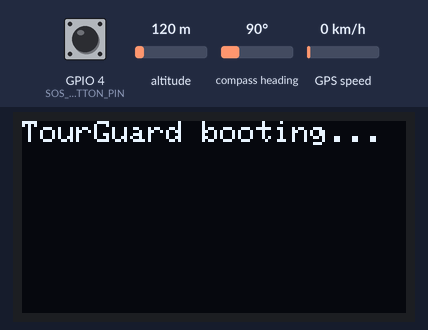
This sketch was run on a simulated ESP32. Shown: 128×64 one-colour display. The inputs (shaded band) are chosen by the test bench; at power-on: GPIO 4 (SOS_BUTTON_PIN) HIGH, altitude 120 m, compass heading 90°, GPS speed 0 km/h. WiFi joins after 1.5 s; servers stay silent unless stated; uploads are accepted with an empty reply; the GPS gets a fix after 3 s at 37.7749, -122.4194 with 8 satellites; nothing arrives over Bluetooth unless stated; what the sketch prints to the serial monitor is not drawn.

Above: at 2.7 s.
2.8 s: GPIO 4 (SOS_BUTTON_PIN) pulled LOW for 0.15 s
At 3.3 s:
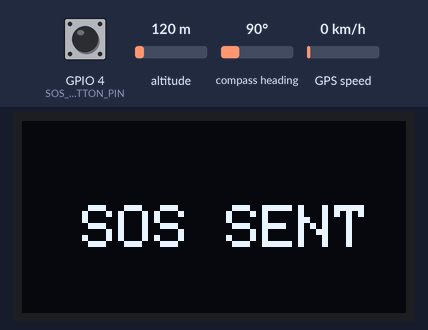
4.4 s: GPIO 4 (SOS_BUTTON_PIN) pulled LOW for 1 s
At 21.4 s:
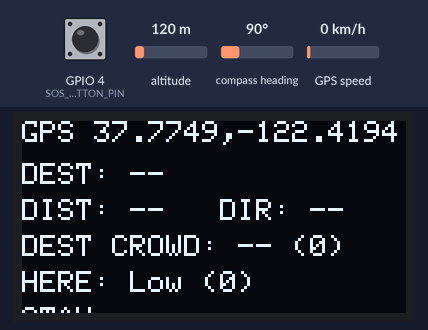
Timing chart, 0 to 21.7 s (numbered marks = the images above; inputs shaded):
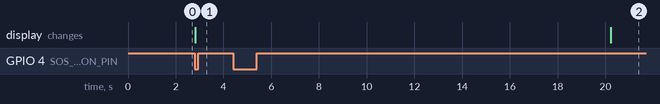

Measured:
- after the input at 2.8 s, the display: changes at once (image 1)

The sketch:

crowd_detection.ino
```cpp
/*
  TourGuard - Wearable Tourist Unit firmware (prototype)
  Board: ESP32 (WROOM-32)

  What this sketch does
  ----------------------
  1. Scans BLE advertisements to estimate how crowded the current /
     destination site is, using a de-duplicated, RSSI-filtered, moving-
     average count (not a raw "devices seen" number, which is noisy).
  2. Reads GPS (NEO-6M via TinyGPS++) and computes distance + compass
     bearing to a chosen destination.
  3. Drives an SSD1306 OLED showing: current position, destination,
     distance/direction, live crowd level, and a suggested nearby stay.
  4. Reports crowd counts to the backend (POST /api/crowd/:spotId) and
     pulls route + hotel-suggestion data from it (GET /api/route,
     GET /api/hotels/nearby) over WiFi/HTTP for this prototype.
  5. Handles a physical SOS button that POSTs current GPS to /api/sos.

  Production note
  ----------------
  The system architecture calls for BLE (short range) + LoRa (long
  range, off-grid) + GSM (cellular SOS fallback), not WiFi. WiFi is used
  here only because it is the fastest way to talk to a laptop-hosted
  Node backend during prototyping. To move to production:
    - Replace the WiFiClient/HTTPClient calls below with either
        a) a LoRa (SX1276 + RadioHead library) packet to the nearest
           fixed node, which forwards to the gateway, OR
        b) a SIM800L/SIM7600 GSM module using AT commands / TinyGSM,
           for direct cellular SOS when no mesh node is in range.
    - The BLE scanning + OLED logic below does not change either way;
      only the transport used to reach the backend changes.

  Required libraries (Arduino Library Manager)
  ----------------------------------------------
    - Adafruit SSD1306
    - Adafruit GFX Library
    - TinyGPSPlus (by Mikal Hart)
    - ArduinoJson (by Benoit Blanchon)
    - ESP32 BLE Arduino (bundled with the ESP32 board package)

  Wiring (typical)
  ------------------
    OLED SSD1306 (I2C):   SDA -> GPIO21, SCL -> GPIO22, VCC -> 3V3, GND -> GND
    NEO-6M GPS (UART):    TX -> GPIO16 (RX2), RX -> GPIO17 (TX2)
    SOS push button:      one leg -> GPIO4, other leg -> GND (uses internal pull-up)
*/

#include <WiFi.h>
#include <HTTPClient.h>
#include <ArduinoJson.h>
#include <Wire.h>
#include <Adafruit_GFX.h>
#include <Adafruit_SSD1306.h>
#include <TinyGPSPlus.h>
#include <BLEDevice.h>
#include <BLEScan.h>
#include <BLEAdvertisedDevice.h>
#include <set>

// ---------------------------------------------------------------------
// USER CONFIG - edit these for your setup
// ---------------------------------------------------------------------
const char* WIFI_SSID     = "YOUR_WIFI_SSID";
const char* WIFI_PASSWORD = "YOUR_WIFI_PASSWORD";
const char* BACKEND_HOST  = "http://192.168.1.100:3000";   // TourGuard backend base URL

// This unit's home site id (used when reporting crowd counts for the spot
// this fixed/wearable node is currently sitting at) and the destination
// the tourist has selected (used for route + destination-crowd lookups).
const char* THIS_SITE_ID   = "spot_market";
const char* DESTINATION_ID = "spot_fort";

// ---------------------------------------------------------------------
// Pins
// ---------------------------------------------------------------------
#define OLED_SDA      21
#define OLED_SCL      22
#define GPS_RX_PIN    16   // ESP32 RX2 <- GPS TX
#define GPS_TX_PIN    17   // ESP32 TX2 -> GPS RX
#define SOS_BUTTON_PIN 4

#define SCREEN_WIDTH  128
#define SCREEN_HEIGHT 64
#define OLED_RESET    -1
#define OLED_ADDR     0x3C

Adafruit_SSD1306 display(SCREEN_WIDTH, SCREEN_HEIGHT, &Wire, OLED_RESET);
TinyGPSPlus gps;
HardwareSerial GPSSerial(2);

// ---------------------------------------------------------------------
// BLE crowd-detection state
// ---------------------------------------------------------------------
// Design notes (the "better algorithm" requested):
//   - De-duplicate by MAC address during a scan window, instead of
//     counting every advertisement packet (one device sends many).
//   - Filter by RSSI so only devices within ~15-20m are counted, which
//     keeps a busy road out of a monument's crowd count.
//   - Keep a short moving average across scan cycles so one noisy scan
//     doesn't flip the displayed crowd level back and forth.
const int8_t   RSSI_PROXIMITY_THRESHOLD = -75;   // dBm; closer to 0 = closer device
const uint32_t BLE_SCAN_WINDOW_SEC      = 5;
const uint8_t  MOVING_AVERAGE_WINDOW    = 3;

std::set<std::string> uniqueDevicesThisScan;
uint16_t movingAverageBuffer[MOVING_AVERAGE_WINDOW] = {0, 0, 0};
uint8_t  movingAverageIndex = 0;
uint16_t smoothedDeviceCount = 0;

class CrowdScanCallback : public BLEAdvertisedDeviceCallbacks {
  void onResult(BLEAdvertisedDevice advertisedDevice) override {
    if (advertisedDevice.getRSSI() >= RSSI_PROXIMITY_THRESHOLD) {
      uniqueDevicesThisScan.insert(advertisedDevice.getAddress().toString());
    }
  }
};

BLEScan* bleScan;

uint16_t runBleCrowdScan() {
  uniqueDevicesThisScan.clear();
  bleScan->start(BLE_SCAN_WINDOW_SEC, false);
  bleScan->clearResults();

  uint16_t rawCount = uniqueDevicesThisScan.size();

  // update moving average
  movingAverageBuffer[movingAverageIndex] = rawCount;
  movingAverageIndex = (movingAverageIndex + 1) % MOVING_AVERAGE_WINDOW;
  uint32_t sum = 0;
  for (uint8_t i = 0; i < MOVING_AVERAGE_WINDOW; i++) sum += movingAverageBuffer[i];
  smoothedDeviceCount = sum / MOVING_AVERAGE_WINDOW;

  return smoothedDeviceCount;
}

String classifyCrowd(uint16_t count) {
  if (count >= 20) return "High";
  if (count >= 8)  return "Medium";
  return "Low";
}

// ---------------------------------------------------------------------
// Networking helpers
// ---------------------------------------------------------------------
bool wifiReady() {
  return WiFi.status() == WL_CONNECTED;
}

void reportCrowdToBackend(uint16_t deviceCount) {
  if (!wifiReady()) return;
  HTTPClient http;
  String url = String(BACKEND_HOST) + "/api/crowd/" + THIS_SITE_ID;
  http.begin(url);
  http.addHeader("Content-Type", "application/json");

  StaticJsonDocument<64> doc;
  doc["deviceCount"] = deviceCount;
  String body;
  serializeJson(doc, body);

  int code = http.POST(body);
  Serial.printf("[crowd] POST %s -> %d\n", url.c_str(), code);
  http.end();
}

// Fetches distance/bearing to DESTINATION_ID and the destination's own
// crowd level, returned as a small struct-like set of globals for the
// OLED render step.
String g_destName = "--";
float  g_distKm = -1;
String g_compass = "--";
String g_destCrowdLevel = "--";
uint16_t g_destDeviceCount = 0;
String g_topStay = "--";

void refreshRouteAndCrowd() {
  if (!wifiReady() || gps.location.age() > 5000) return;

  double lat = gps.location.lat();
  double lng = gps.location.lng();

  // 1) route
  {
    HTTPClient http;
    String url = String(BACKEND_HOST) + "/api/route?lat=" + String(lat, 5) +
                 "&lng=" + String(lng, 5) + "&destId=" + DESTINATION_ID;
    http.begin(url);
    int code = http.GET();
    if (code == 200) {
      StaticJsonDocument<256> doc;
      deserializeJson(doc, http.getString());
      g_destName = doc["destination"].as<String>();
      g_distKm   = doc["distanceKm"].as<float>();
      g_compass  = doc["compass"].as<String>();
    }
    http.end();
  }

  // 2) destination crowd status
  {
    HTTPClient http;
    String url = String(BACKEND_HOST) + "/api/crowd/" + DESTINATION_ID;
    http.begin(url);
    int code = http.GET();
    if (code == 200) {
      StaticJsonDocument<256> doc;
      deserializeJson(doc, http.getString());
      g_destCrowdLevel  = doc["level"].as<String>();
      g_destDeviceCount = doc["deviceCount"].as<uint16_t>();
    }
    http.end();
  }

  // 3) top nearby stay suggestion
  {
    HTTPClient http;
    String url = String(BACKEND_HOST) + "/api/hotels/nearby?lat=" + String(lat, 5) +
                 "&lng=" + String(lng, 5) + "&limit=1";
    http.begin(url);
    int code = http.GET();
    if (code == 200) {
      StaticJsonDocument<512> doc;
      deserializeJson(doc, http.getString());
      if (doc.size() > 0) g_topStay = doc[0]["name"].as<String>();
    }
    http.end();
  }
}

void sendSos() {
  if (!wifiReady() || !gps.location.isValid()) {
    Serial.println("[sos] cannot send: no WiFi or no GPS fix");
    return;
  }
  HTTPClient http;
  String url = String(BACKEND_HOST) + "/api/sos";
  http.begin(url);
  http.addHeader("Content-Type", "application/json");

  StaticJsonDocument<128> doc;
  doc["lat"] = gps.location.lat();
  doc["lng"] = gps.location.lng();
  doc["deviceId"] = "wearable-01";
  String body;
  serializeJson(doc, body);

  int code = http.POST(body);
  Serial.printf("[sos] POST -> %d\n", code);
  http.end();
}

// ---------------------------------------------------------------------
// OLED rendering
// ---------------------------------------------------------------------
String truncate(String s, uint8_t n) {
  if (s.length() <= n) return s;
  return s.substring(0, n - 1) + "~";
}

void renderDisplay(uint16_t liveDeviceCount) {
  display.clearDisplay();
  display.setTextSize(1);
  display.setTextColor(SSD1306_WHITE);

  display.setCursor(0, 0);
  if (gps.location.isValid()) {
    display.printf("GPS %.4f,%.4f", gps.location.lat(), gps.location.lng());
  } else {
    display.print("GPS: acquiring fix...");
  }

  display.setCursor(0, 14);
  display.print("DEST: " + truncate(g_destName, 18));

  display.setCursor(0, 26);
  if (g_distKm >= 0) {
    display.printf("DIST: %.2fkm  DIR: %s", g_distKm, g_compass.c_str());
  } else {
    display.print("DIST: --   DIR: --");
  }

  display.setCursor(0, 38);
  display.print("DEST CROWD: " + g_destCrowdLevel + " (" + String(g_destDeviceCount) + ")");

  display.setCursor(0, 50);
  display.print("HERE: " + classifyCrowd(liveDeviceCount) + " (" + String(liveDeviceCount) + ")");

  display.setCursor(0, 62);
  display.print("STAY: " + truncate(g_topStay, 18));

  display.display();
}

// ---------------------------------------------------------------------
// Setup / loop
// ---------------------------------------------------------------------
unsigned long lastScanMillis = 0;
const unsigned long SCAN_INTERVAL_MS = 15000;   // BLE scan + backend sync every 15s

void setup() {
  Serial.begin(115200);
  pinMode(SOS_BUTTON_PIN, INPUT_PULLUP);

  Wire.begin(OLED_SDA, OLED_SCL);
  if (!display.begin(SSD1306_SWITCHCAPVCC, OLED_ADDR)) {
    Serial.println("SSD1306 init failed");
  }
  display.clearDisplay();
  display.setTextColor(SSD1306_WHITE);
  display.setCursor(0, 0);
  display.println("TourGuard booting...");
  display.display();

  GPSSerial.begin(9600, SERIAL_8N1, GPS_RX_PIN, GPS_TX_PIN);

  WiFi.begin(WIFI_SSID, WIFI_PASSWORD);
  Serial.print("Connecting to WiFi");
  unsigned long wifiStart = millis();
  while (WiFi.status() != WL_CONNECTED && millis() - wifiStart < 15000) {
    delay(300);
    Serial.print(".");
  }
  Serial.println(wifiReady() ? "\nWiFi connected" : "\nWiFi NOT connected (offline mode)");

  BLEDevice::init("");
  bleScan = BLEDevice::getScan();
  bleScan->setAdvertisedDeviceCallbacks(new CrowdScanCallback());
  bleScan->setActiveScan(true);
  bleScan->setInterval(100);
  bleScan->setWindow(99);
}

void loop() {
  // keep the GPS parser fed continuously
  while (GPSSerial.available() > 0) {
    gps.encode(GPSSerial.read());
  }

  // SOS button is checked every loop iteration (no waiting on the scan interval)
  if (digitalRead(SOS_BUTTON_PIN) == LOW) {
    Serial.println("[sos] button pressed");
    display.clearDisplay();
    display.setCursor(20, 28);
    display.setTextSize(2);
    display.println("SOS SENT");
    display.display();
    sendSos();
    delay(2000);
    display.setTextSize(1);
  }

  if (millis() - lastScanMillis >= SCAN_INTERVAL_MS) {
    lastScanMillis = millis();

    uint16_t liveCount = runBleCrowdScan();
    Serial.printf("[ble] nearby devices (smoothed): %u -> %s\n",
                  liveCount, classifyCrowd(liveCount).c_str());

    reportCrowdToBackend(liveCount);
    refreshRouteAndCrowd();
    renderDisplay(liveCount);
  }
}
```
